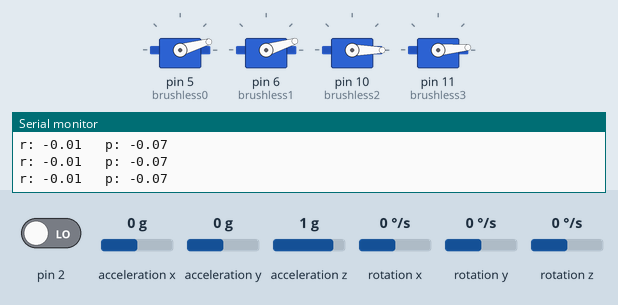
The sketch below on a simulated Arduino Uno, built with avr-gcc and run on an emulated ATmega328P. On the bench: 4 × servo, the last lines printed to the serial monitor. The test bench sets the inputs (shaded band); at power-on: acceleration x 0 g, acceleration y 0 g, pin 2 LOW, acceleration z 1 g, rotation x 0 °/s, rotation y 0 °/s, rotation z 0 °/s. The sensor or clock chip raises its interrupt line as the real part does.

Above: at 3.8 s.
3.9 s: acceleration x set to -1.4 g
At 4.7 s:
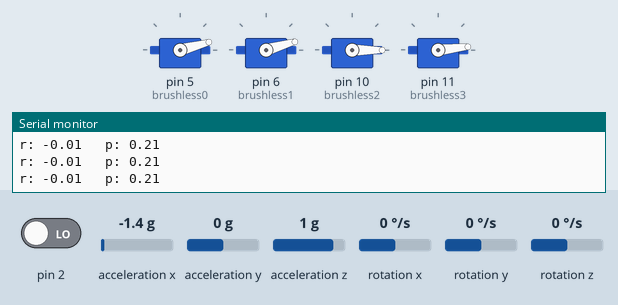
5.4 s: acceleration y set to -0.2 g
8.4 s: acceleration y set to 0.8 g
At 9.6 s:
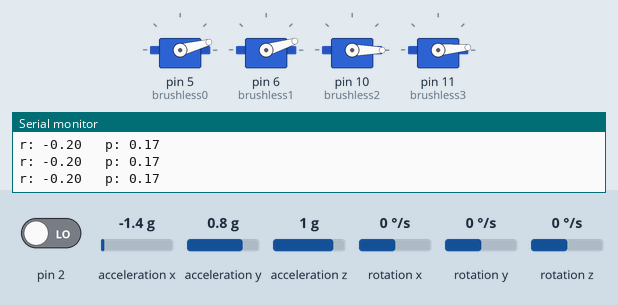
Timing chart, 0 to 11.4 s (numbered marks = the images above; inputs shaded):
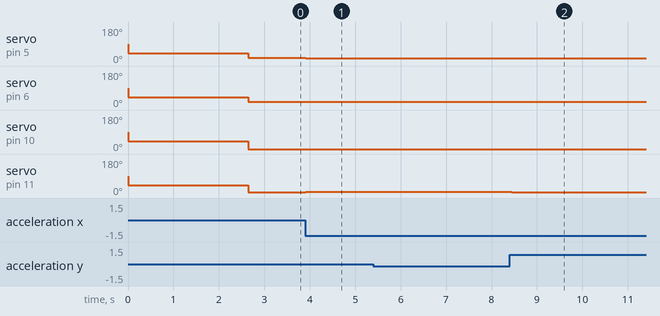

The sketch:

PID_IMU_Test_v2.ino
```cpp
/*
 * Ethan and Zane
 * 8/29/14
 * Quadcopter PID IMU v2
 */

//Includes
#include "I2Cdev.h"
#include "MPU6050_6Axis_MotionApps20.h"
#include "Wire.h"
#include <PID_v1.h>
#include <Servo.h>

MPU6050 mpu;

//MPU control/status vars
bool dmpReady = false;  // set true if DMP init was successful
uint8_t mpuIntStatus;   // holds actual interrupt status byte from MPU
uint8_t devStatus;      // return status after each device operation (0 = success, !0 = error)
uint16_t packetSize;    // expected DMP packet size (default is 42 bytes)
uint16_t fifoCount;     // count of all bytes currently in FIFO
uint8_t fifoBuffer[64]; // FIFO storage buffer

//Orientation/motion vars
Quaternion q;           // [w, x, y, z]         quaternion container
VectorInt16 aa;         // [x, y, z]            accel sensor measurements
VectorInt16 aaReal;     // [x, y, z]            gravity-free accel sensor measurements
VectorInt16 aaWorld;    // [x, y, z]            world-frame accel sensor measurements
VectorFloat gravity;    // [x, y, z]            gravity vector
float ypr[3];           // [yaw, pitch, roll]   yaw/pitch/roll container and gravity vector

// ================================================================
// ===               INTERRUPT DETECTION ROUTINE                ===
// ================================================================

volatile bool mpuInterrupt = false;     // indicates whether MPU interrupt pin has gone high
void dmpDataReady() {
    mpuInterrupt = true;
}

//Declare PID vars for each axis
double pSetpoint, pInput, pOutput;
double rSetpoint, rInput, rOutput;

//Input vars into PID algorithm
PID pitchPID(&pInput, &pOutput, &pSetpoint, 0.005, 0, 0, DIRECT);
PID rollPID(&rInput, &rOutput, &rSetpoint, 0.005, 0, 0, DIRECT);

float pOffset;
float rOffset;
int absOffset;

Servo brushless0;
Servo brushless1;
Servo brushless2;
Servo brushless3;

// ================================================================
// ===                      INITIAL SETUP                       ===
// ================================================================

void setup() {
    brushless0.attach(5);
    brushless1.attach(6);
    brushless2.attach(10);
    brushless3.attach(11);
    delay(10);
    brushless0.write(40);
    brushless1.write(40);
    brushless2.write(40);
    brushless3.write(40);
    delay(2000);
    Serial.begin(9600);
    //Join I2C bus (I2Cdev library doesn't do this automatically)
    Wire.begin();
    TWBR = 24; //400kHz I2C clock (200kHz if CPU is 8MHz)

    //Initialize Devices
    Serial.println(F("Initializing I2C devices..."));
    mpu.initialize();

    // verify connection
    Serial.println(F("Testing device connections..."));
    Serial.println(mpu.testConnection() ? F("MPU6050 connection successful") : F("MPU6050 connection failed"));


    // load and configure the DMP
    Serial.println(F("Initializing DMP..."));
    devStatus = mpu.dmpInitialize();

    // make sure it worked (returns 0 if so)
    if (devStatus == 0) {
        // turn on the DMP, now that it's ready
        Serial.println(F("Enabling DMP..."));
        mpu.setDMPEnabled(true);

        // enable Arduino interrupt detection
        Serial.println(F("Enabling interrupt detection (Arduino external interrupt 0)..."));
        attachInterrupt(0, dmpDataReady, RISING);
        mpuIntStatus = mpu.getIntStatus();

        // set our DMP Ready flag so the main loop() function knows it's okay to use it
        Serial.println(F("DMP ready! Waiting for first interrupt..."));
        dmpReady = true;

        // get expected DMP packet size for later comparison
        packetSize = mpu.dmpGetFIFOPacketSize();
    }
    else {
        // ERROR!
        // 1 = initial memory load failed
        // 2 = DMP configuration updates failed
        // (if it's going to break, usually the code will be 1)
        Serial.print(F("DMP Initialization failed (code "));
        Serial.print(devStatus);
        Serial.println(F(")"));
    }
    //-0.23 in rad
    pSetpoint = -13.18;
    pInput = -13.18;
    pitchPID.SetMode(AUTOMATIC);
    pitchPID.SetOutputLimits(-100, 100);
    //-0.03 in rad
    rSetpoint = -1.72;
    rInput = -1.72;
    rollPID.SetMode(AUTOMATIC);
    rollPID.SetOutputLimits(-100, 100);
}

// ================================================================
// ===                    MAIN PROGRAM LOOP                     ===
// ================================================================

void loop() {
    getypr();
    pOffset = getPitchPID();
    rOffset = getRollPID();
    //absOffset was + 40
    absOffset = motorVal() + 40;

    Serial.println(absOffset);


//    Serial.println(rOffset);

}

void getypr() {
    // if programming failed, don't try to do anything
    if (!dmpReady) return;

    // wait for MPU interrupt or extra packet(s) available
    while (!mpuInterrupt && fifoCount < packetSize) {}

    // reset interrupt flag and get INT_STATUS byte
    mpuInterrupt = false;
    mpuIntStatus = mpu.getIntStatus();

    // get current FIFO count
    fifoCount = mpu.getFIFOCount();

    // check for overflow (this should never happen unless our code is too inefficient)
    if ((mpuIntStatus & 0x10) || fifoCount == 1024) {
        // reset so we can continue cleanly
        mpu.resetFIFO();
        //Serial.println(F("FIFO overflow!")); //Uncomment if you want it to print overflow
        // otherwise, check for DMP data ready interrupt (this should happen frequently)
    }
    else if (mpuIntStatus & 0x02) {
        // wait for correct available data length, should be a VERY short wait
        while (fifoCount < packetSize) fifoCount = mpu.getFIFOCount();

        // read a packet from FIFO
        mpu.getFIFOBytes(fifoBuffer, packetSize);

        // track FIFO count here in case there is > 1 packet available
        // (this lets us immediately read more without waiting for an interrupt)
        fifoCount -= packetSize;

        // display Euler angles in radians
        mpu.dmpGetQuaternion(&q, fifoBuffer);
        mpu.dmpGetGravity(&gravity, &q);
        mpu.dmpGetYawPitchRoll(ypr, &q, &gravity);
    }
}

float getPitchPID() {
    pInput = (180/PI)*ypr[1];
    pitchPID.Compute();
    return pOutput;
}

float getRollPID() {
    rInput = (180/PI)*ypr[2];
    rollPID.Compute();
    return rOutput;
}

String read_input() {
    int index = 0;
    char data[9];
    while (Serial.available() <= 0 || Serial.read() != '{') { //actual progrm loop
        getypr();
        getypr();
        pOffset = getPitchPID();
        rOffset = getRollPID();
        Serial.print("r: "); Serial.print(rOffset);
        Serial.print("\t p: "); Serial.println(pOffset);

        brushless0.write(absOffset - pOffset + rOffset + 16);
        //Used to have +3 on brush1
        brushless1.write(absOffset - pOffset - rOffset + 17);
        brushless2.write(absOffset + pOffset - rOffset);
        brushless3.write(absOffset + pOffset + rOffset + 6);
    }
    delay(5);
    while(Serial.available() > 0) {
        char input = Serial.read();
        //Serial.println("char=" + input);
        if (input == '}') {
            data[index] = '\0';
            return String(data);
        }
        data[index] = input;
        index ++;
        delay(4);
    }
    //data[index] = '\0';

    //Serial.print("data=");
    //Serial.print(data);

    //return String(data);
}

int motorVal() {
    String val = read_input().substring(0,2);
    return atoi(val.c_str());
    //Serial.println(val);
}
```

Measured:
- after the input at 3.9 s, servo on pin 5 (brushless0): 16° → 15° at once; servo on pin 6 (brushless1): 17° → 16° at once; servo on pin 11 (brushless3): 5° → 6° at once
- after the input at 8.4 s, servo on pin 6 (brushless1): 16° → 17° after 0.05 s; servo on pin 11 (brushless3): 6° → 5° after 0.05 s
